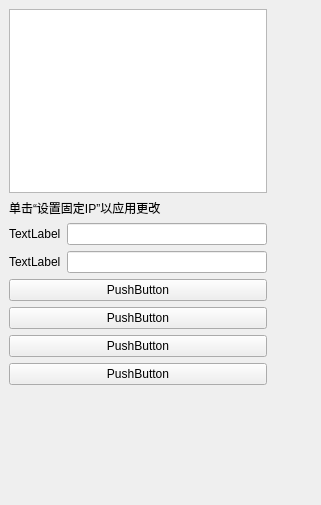
                 <widget class="QWidget" name="page">
                  <property name="geometry">
                   <rect>
                    <x>0</x>
                    <y>0</y>
                    <width>321</width>
                    <height>505</height>
                   </rect>
                  </property>
                  <attribute name="label">
                   <string>IP地址</string>
                  </attribute>
                  <widget class="QWidget" name="">
                   <property name="geometry">
                    <rect>
                     <x>9</x>
                     <y>9</y>
                     <width>258</width>
                     <height>376</height>
                    </rect>
                   </property>
                   <layout class="QVBoxLayout" name="verticalLayout_2">
                    <item>
                     <widget class="QListWidget" name="listWidget_2"/>
                    </item>
                    <item>
                     <widget class="QLabel" name="label_3">
                      <property name="text">
                       <string>单击“设置固定IP”以应用更改</string>
                      </property>
                     </widget>
                    </item>
                    <item>
                     <layout class="QHBoxLayout" name="horizontalLayout_2">
                      <item>
                       <widget class="QLabel" name="label">
                        <property name="text">
                         <string>TextLabel</string>
                        </property>
                       </widget>
                      </item>
                      <item>
                       <widget class="QLineEdit" name="lineEdit"/>
                      </item>
                     </layout>
                    </item>
                    <item>
                     <layout class="QHBoxLayout" name="horizontalLayout_3">
                      <item>
                       <widget class="QLabel" name="label_2">
                        <property name="text">
                         <string>TextLabel</string>
                        </property>
                       </widget>
                      </item>
                      <item>
                       <widget class="QLineEdit" name="lineEdit_2"/>
                      </item>
                     </layout>
                    </item>
                    <item>
                     <widget class="QPushButton" name="pushButton_27">
                      <property name="text">
                       <string>PushButton</string>
                      </property>
                     </widget>
                    </item>
                    <item>
                     <widget class="QPushButton" name="pushButton_29">
                      <property name="text">
                       <string>PushButton</string>
                      </property>
                     </widget>
                    </item>
                    <item>
                     <widget class="QPushButton" name="pushButton_30">
                      <property name="text">
                       <string>PushButton</string>
                      </property>
                     </widget>
                    </item>
                    <item>
                     <widget class="QPushButton" name="pushButton_28">
                      <property name="text">
                       <string>PushButton</string>
                      </property>
                     </widget>
                    </item>
                   </layout>
                  </widget>
                 </widget>
